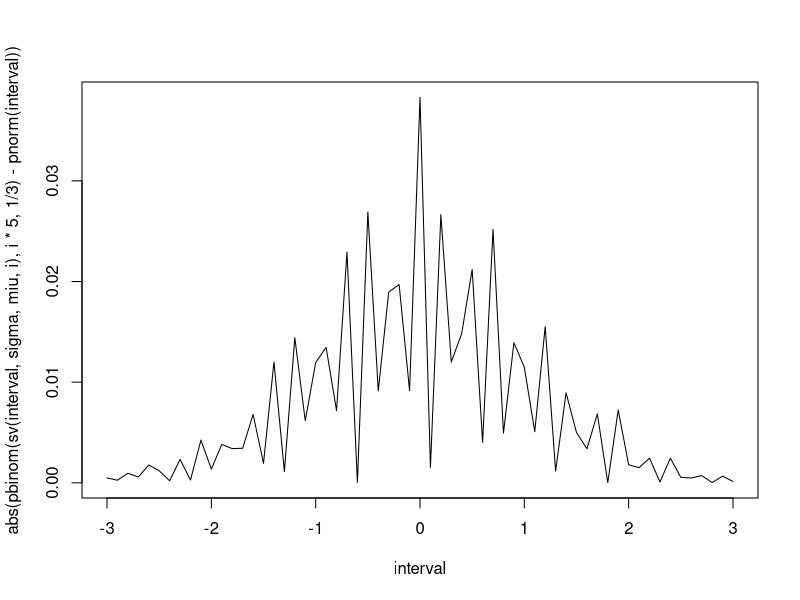
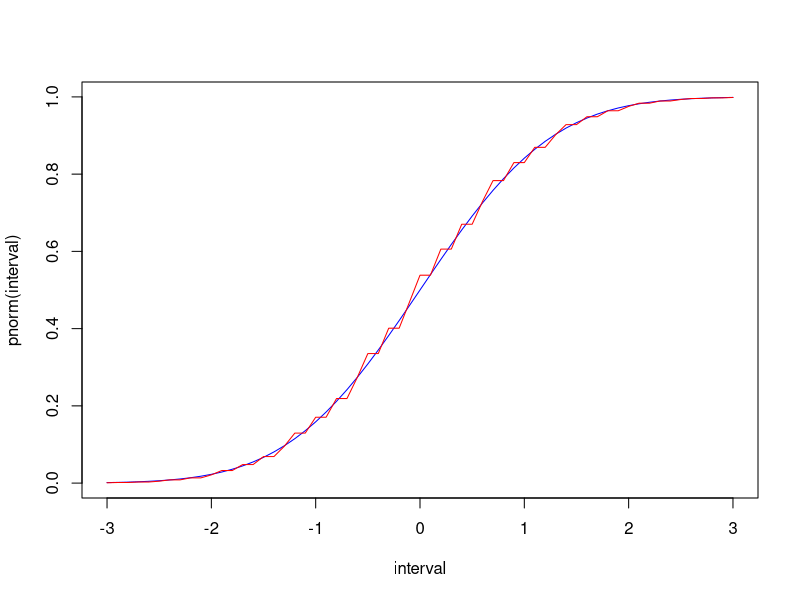
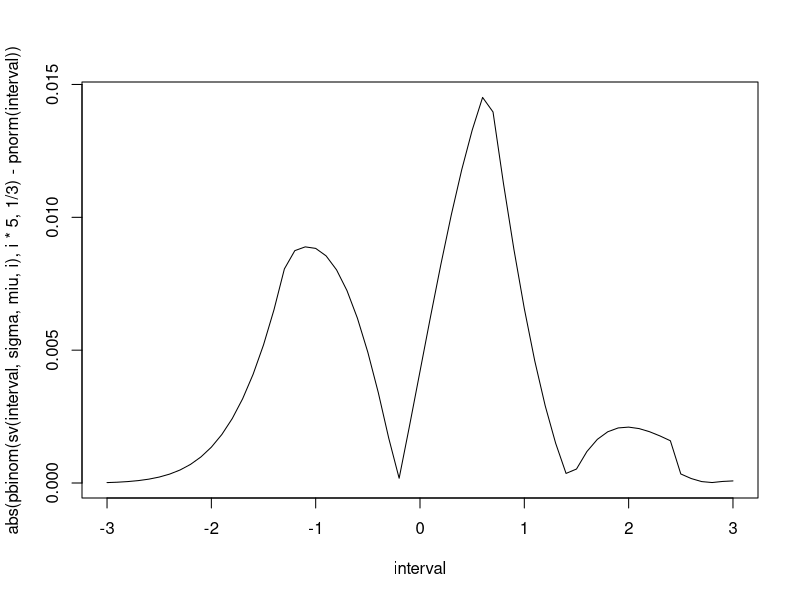
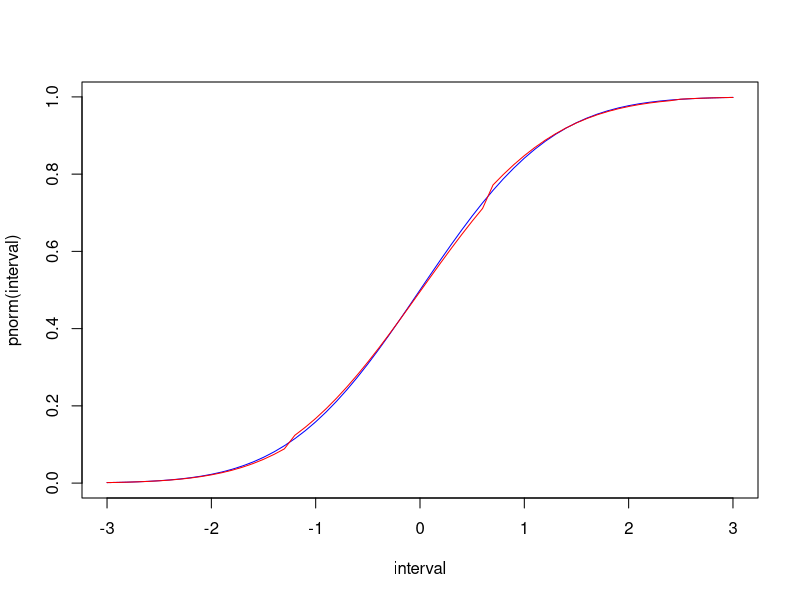
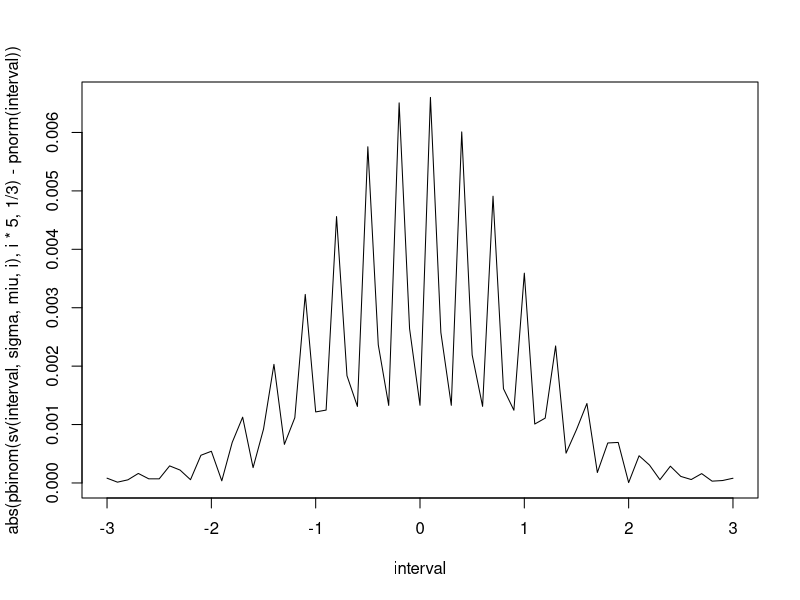
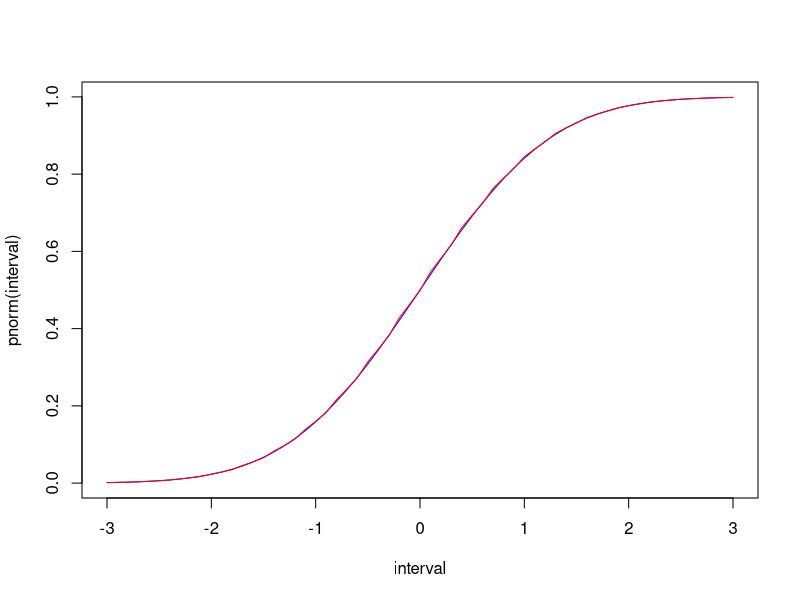
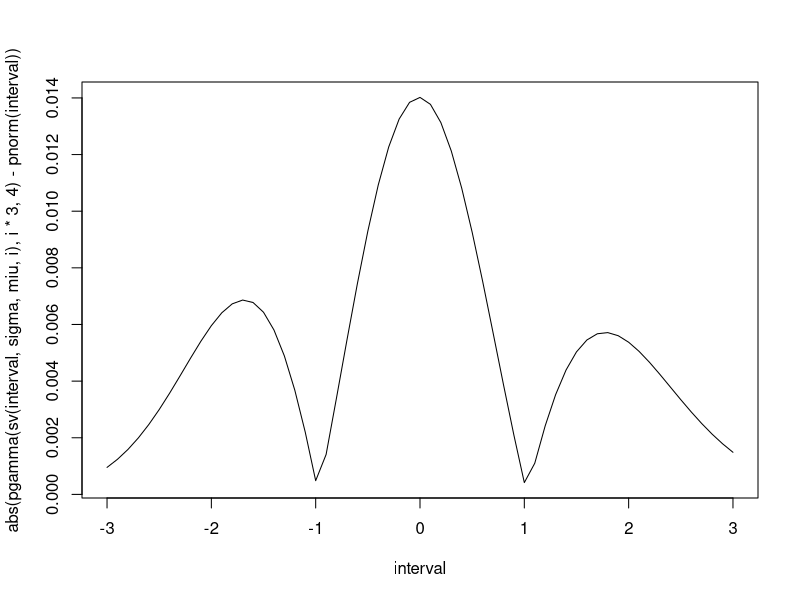
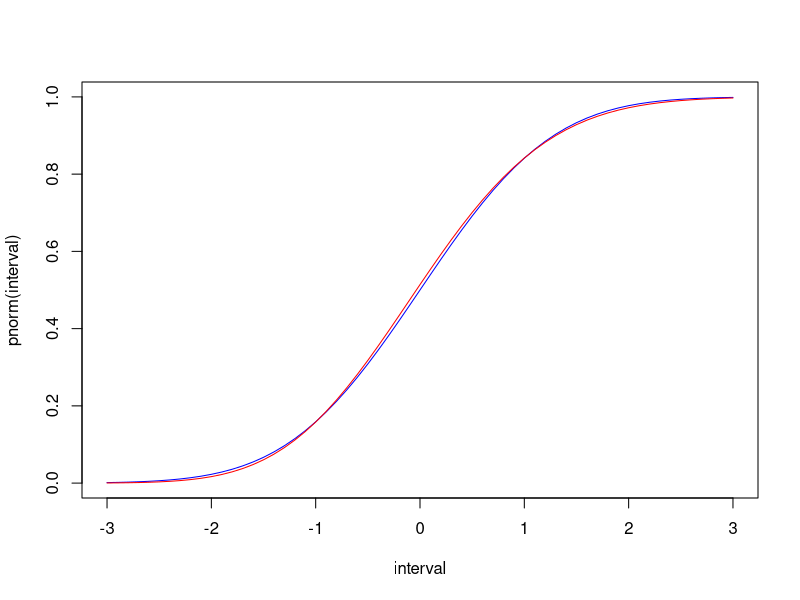

Write R code to recreate these figures, in order.
#1

medie<-function(functie,opt,a=0,b=100){ # a si b sunt doar pt cazul opt==2, anume uniforma discreta
  if (opt==1){ #caz continuu
    
    aux<-function(x){
      return(x*functie(x))
    }
    
    return (integrate(aux,-Inf,+Inf)$value)
  }
  
  if(opt==0){ #caz discret
    x<-0:1000
    return(sum(x*functie(x)))
  }
  
  if(opt==2){
    return ((a+b)/2)
  }
  
}


varianta<-function(functie,opt,a=0,b=100){ # de adaugat si aici caz discret
  if (opt==1){ #caz continuu
    aux<-function(x){
      return(x^2*functie(x)) #formula de transport
    }
    med<-medie(functie,opt)
    return(integrate(aux,-Inf,Inf)$value-(med)^2)
  }
  if (opt==0){ # caz discret
    x<-0:1000
    aux<-function(x){
      return (x^2)
    }
    prob<-sapply(x,functie)
    xpatrat<-sapply(x,aux)
    return(sum(xpatrat*prob)-medie(functie,opt)^2)
  }
  if (opt==2){ #caz unif discreta
    n<-b-a+1
    return((n^2-1)/12)
  }
}

#2

f2<-function(functie,opt,a=0,b=100){ # de adaugat caz discret
  if (opt==1){ #caz continuu
    aux<-function(x){
      return (abs(x-medie(functie,opt))^3*functie(x))
    }
    return (integrate(aux,-Inf,+Inf)$value)
  }
  if (opt==0){ #caz discret
    x<-0:1000
    aux<-function(x){
      return (abs(x-medie(functie,opt))^3*functie(x))
    }
    return (sum(sapply(x,aux)))
  }
  
  if(opt==2){ # caz uniforma discreta
    n=b-a+1
    x<-a:b
    aux<-function(x){
      return (abs(x-medie(functie,opt,a,b))^3*1/n)
    }
    return(sum(sapply(x,aux)))
  }
  
}

#3+#5

dim<-c(30,100,1000)



#5
margine<-function(n,functie,opt,a=0,b=100){ 
  
  med<-f2(functie,opt,a,b)
  sigmaCub<-sqrt(varianta(functie,opt,a,b))^3
  return (33/4*(med/(sqrt(n)*sigmaCub)))
  
}


Binomiala<-function(x){
  return(dbinom(x,5,1/3))
}

Geometrica<-function(x){
  return(dgeom(x,1/3))
}

Poisson<-function(x){
  return(dpois(x,1/3))
}

Unifcont<-function(x){
  return (dunif(x,4,7))
}

Exponentiala<-function(x){
  return (dexp(x,1/3))
}

Gamma<-function(x){
  return (dgamma(x,shape=3,rate=4))
}

Beta<-function(x){
  return (dbeta(x,3,4))
}



marginiBin<-c()          
for (n in dim){
  marginiBin<-c(marginiBin,margine(n,Binomiala,0))
}    

marginiGeo<-c()          
for (n in dim){
  marginiGeo<-c(marginiGeo,margine(n,Geometrica,0))
}       

marginiPois<-c()          
for (n in dim){
  marginiPois<-c(marginiPois,margine(n,Poisson,0))
}    

marginiUnifcont<-c()          
for (n in dim){
  marginiUnifcont<-c(marginiUnifcont,margine(n,Unifcont,1))
}

marginiExponentiala<-c()          
for (n in dim){
  marginiExponentiala<-c(marginiExponentiala,margine(n,Exponentiala,1))
}

marginiGamma<-c()          
for (n in dim){
  marginiGamma<-c(marginiGamma,margine(n,Gamma,1))
}

marginiBeta<-c()          
for (n in dim){
  marginiBeta<-c(marginiBeta,margine(n,Beta,1))
}


denumiri<-c('Binomiala', 'Geometrica','Poisson','Unifcont','Exponentiala','Gamma','Beta')




margini30<-list()
margini30[[1]]<-marginiBin[1]
margini30[[2]]<-marginiGeo[1]        
margini30[[3]]<-marginiPois[1]
margini30[[4]]<-marginiUnifcont[1]
margini30[[5]]<-marginiExponentiala[1]          
margini30[[6]]<-marginiGamma[1]
margini30[[7]]<-marginiBeta[1]           

margini100<-list()
margini100[[1]]<-marginiBin[2]
margini100[[2]]<-marginiGeo[2]        
margini100[[3]]<-marginiPois[2]
margini100[[4]]<-marginiUnifcont[2]
margini100[[5]]<-marginiExponentiala[2]          
margini100[[6]]<-marginiGamma[2]
margini100[[7]]<-marginiBeta[2]           

margini1000<-list()
margini1000[[1]]<-marginiBin[3]
margini1000[[2]]<-marginiGeo[3]        
margini1000[[3]]<-marginiPois[3]
margini1000[[4]]<-marginiUnifcont[3]
margini1000[[5]]<-marginiExponentiala[3]          
margini1000[[6]]<-marginiGamma[3]
margini1000[[7]]<-marginiBeta[3]           



margini.data<-data.frame(
  Denumiri=(denumiri),
  Margini30=unlist(margini30),
  Margini100=unlist(margini100),
  Margini1000=unlist(margini1000),
  stringsAsFactors = FALSE
  
)

print (margini.data)    


# vreau sa fac o functie care primeste un x si face cu precizia

# repartitieEmpirica<-function(Zn,x){
#     
# }
# 
# 
# SvZ<-function(esantion,n,sigma,miu){
#    return(sqrt(n)*(mean(esantion)-miu)/sigma)
# }
# 
# precizie<-100
# 
# for (i in c(30,100,1000)){
#    domeniu<-seq(-3,3,0.1)
#    
#    Xn<-rbinom(i,5,1/3)
#    Zn<-SvZ(Xn,i,sqrt(varianta(Binomiala,0)),medie(Binomiala,0))
#    
# }



interval<-seq(-3,3,0.1)

sv<-function(x,sigma,miu,n){
  return(n*(x*sigma/sqrt(n)+miu))
}

for (i in c(30,100,1000)){
  sigma<-sqrt(varianta(Binomiala,0))
  miu<-medie(Binomiala,0)
  
  plot(interval,abs(pbinom(sv(interval,sigma,miu,i),i*5,1/3)-pnorm(interval)),type='l')
  abline(h=marginiBin[1],col='red')
  abline(h=marginiBin[2],col='blue')
  abline(h=marginiBin[3],col='magenta')
  plot(interval,pnorm(interval),type='l',col='blue')
  lines(interval,pbinom(sv(interval,sigma,miu,i),i*5,1/3),col='red')
  
}


for (i in c(30,100,1000)){
  sigma<-sqrt(varianta(Gamma,1))
  miu<-medie(Gamma,1)
  
  plot(interval,abs(pgamma(sv(interval,sigma,miu,i),i*3,4)-pnorm(interval)),type='l')
  abline(h=marginiGamma[1],col='red')
  abline(h=marginiGamma[2],col='blue')
  abline(h=marginiGamma[3],col='magenta')
  plot(interval,pnorm(interval),type='l',col='blue')
  lines(interval,pgamma(sv(interval,sigma,miu,i),i*3,4),col='red')
  
}


